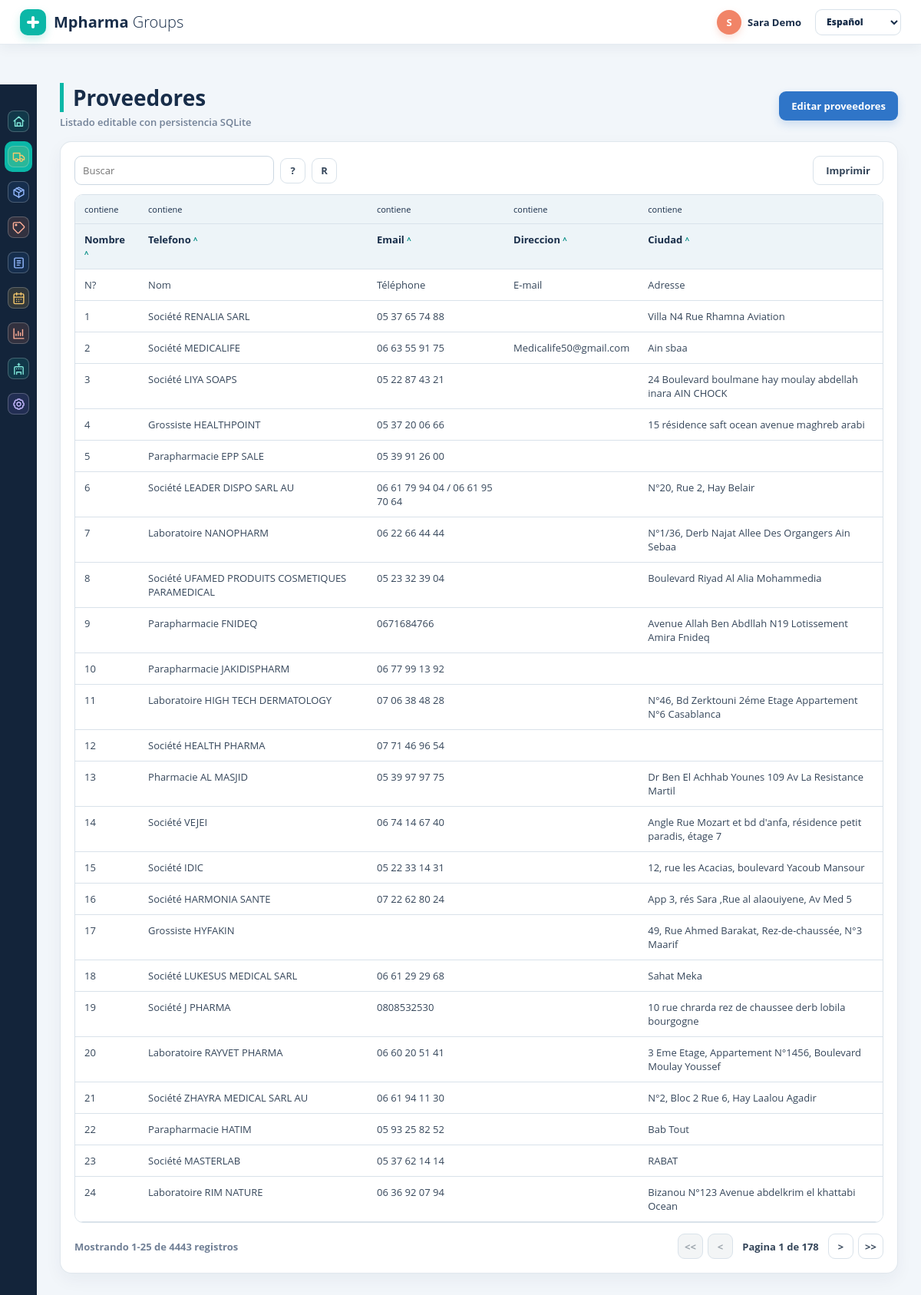
Screenshot of /suppliers (signed in) with the database file from the repository.
### tables this page shows
CREATE TABLE suppliers (
            id INTEGER PRIMARY KEY AUTOINCREMENT,
            name TEXT NOT NULL,
            phone TEXT NOT NULL DEFAULT '',
            email TEXT NOT NULL DEFAULT '',
            address TEXT NOT NULL DEFAULT '',
            city TEXT NOT NULL DEFAULT ''
        );

### demo_site/app.py (the view)
    @app.route("/suppliers", methods=["GET", "POST"])
    @login_required
    def suppliers() -> object:
        return table_response("suppliers")

### demo_site/app.py (called while the page is built)
def current_edit_url() -> str:
    args = request.args.to_dict(flat=True)
    args["edit"] = "1"
    query = urlencode(args)
    return f"{request.path}?{query}"

def format_bytes(size: int) -> str:
    units = ("B", "KB", "MB", "GB")
    value = float(size)
    unit = units[0]
    for unit in units:
        if value < 1024 or unit == units[-1]:
            break
        value /= 1024
    if value.is_integer():
        return f"{int(value)} {unit}"
    return f"{value:.1f} {unit}"

### demo_site/auth.py (called while the page is built)
def is_admin_user(user: Mapping[str, object] | None) -> bool:
    if not user:
        return False
    return bool(user.get("is_admin")) or str(user.get("role", "")).lower() in {
        "admin",
        "administrador",
        "administradora",
    }

def can_edit_table(user: Mapping[str, object] | None, table_key: str) -> bool:
    return is_admin_user(user) or table_key == "purchaseorders"

def visible_nav_items(user: Mapping[str, object] | None, nav_items: tuple) -> tuple:
    return nav_items

### demo_site/storage.py (called while the page is built)
def get_database_path() -> Path:
    configured = current_app.config.get("DATABASE")
    if configured:
        return Path(configured)
    return Path(current_app.root_path).parent / "data" / "nova_groups.sqlite3"

def get_db() -> sqlite3.Connection:
    if "db" not in g:
        path = get_database_path()
        path.parent.mkdir(parents=True, exist_ok=True)
        database_uri = "file:" + path.resolve().as_posix() + "?mode=rwc&nolock=1"
        connection = sqlite3.connect(database_uri, uri=True)
        connection.execute("PRAGMA journal_mode=OFF")
        connection.execute("PRAGMA synchronous=OFF")
        connection.row_factory = sqlite3.Row
        g.db = connection
    return g.db

def validate_table_key(table_key: str) -> None:
    if table_key not in EDITABLE_TABLE_KEYS:
        raise ValueError(f"Unsupported editable table: {table_key}")

def get_table_name(table_key: str) -> str:
    validate_table_key(table_key)
    return TABLE_NAME_MAP[table_key]

def get_visible_fields(table_key: str) -> tuple[str, ...]:
    validate_table_key(table_key)
    return tuple(key for key, _label in TABLES[table_key]["columns"])

def get_extra_fields(table_key: str) -> tuple[str, ...]:
    validate_table_key(table_key)
    return EXTRA_FIELDS.get(table_key, ())

def get_record_fields(table_key: str) -> tuple[str, ...]:
    return get_visible_fields(table_key) + get_extra_fields(table_key)

### demo_site/templates/table_page.html (shortened to what this page needs)
{% extends "base.html" %}
{% import "macros.html" as ui %}
{% block content %}
{% set action_url = url_for(table.create_endpoint) if table.create_endpoint else None %}
{% set edit_action_label = "Ver listado" if edit_mode else "Editar " ~ table.title|lower %}
{% set edit_action_url = list_url if edit_mode else edit_url %}
{{ ui.page_header(
  table.title,
  "Listado editable con persistencia SQLite",
  edit_action_label if can_edit else None,
  edit_action_url if can_edit else None,
  "Crear" if action_url and not edit_mode and can_edit else None,
  action_url if action_url and not edit_mode else None
) }}
{% if edit_mode %}
  <section class="block">
    <form class="bulk-upload bulk-upload-form" method="post" action="{{ list_url }}" enctype="multipart/form-data">
      <a class="btn btn-white" href="{{ url_for('table_import_template', table_key=table_key) }}">Plantilla Excel</a>
      <input class="input file-input" type="file" name="excel_file" accept=".xlsx,.xlsm">
      <button class="btn btn-white" type="submit" name="bulk_action" value="import_excel">Cargar Excel</button>
      <span class="bulk-upload__hint">Max. {{ upload_limit_label }}</span>
    </form>
    <form class="records-edit-form records-edit-form-{{ table_key }}" method="post" action="{{ edit_form_url }}">
      <div class="edit-toolbar">
        <button class="btn btn-white" type="button" data-select-toggle>Seleccionar todo</button>
        <button class="btn btn-danger" type="submit" name="row_action" value="delete_selected">Eliminar seleccionados</button>
      </div>
      <div class="table-wrap">
        <table class="data-table editable-table records-edit-table">
          <thead>
            <tr>
              <th class="select-col"></th>
              {% for key, label in table.columns %}
                <th>{{ label }}</th>
              {% endfor %}
            </tr>
          </thead>
          <tbody>
            {% for row in rows %}
              <tr>
                <input type="hidden" name="record_id" value="{{ row.id }}">
                <td class="row-select-cell">
                  <input class="row-select-checkbox" type="checkbox" name="selected_record_id" value="{{ row.id }}" aria-label="Seleccionar fila {{ loop.index }}">
                </td>
                {% for field in hidden_fields %}
                  <input type="hidden" name="record_{{ row.id }}_{{ field }}" value="{{ row.get(field, '') }}">
                {% endfor %}
                {% for key, label in table.columns %}
                  <td>
                    {% set suggestion_list = none %}
                    {% if table_key == "suppliers" and key == "name" %}
                      {% set suggestion_list = "supplier-name-options" %}
                    {% elif table_key == "products" and key == "supplier" %}
                      {% set suggestion_list = "product-supplier-options" %}
                    {% elif table_key == "products" and key == "name" %}
                      {% set suggestion_list = "product-name-options" %}
                    {% endif %}
                    {% if key in ['date', 'deadline', 'updated', 'birthdate'] %}
                      {{ ui.date_control("record_" ~ row.id ~ "_" ~ key, row.get(key, '')) }}
                    {% else %}
                      <input class="input" type="text" name="record_{{ row.id }}_{{ key }}" value="{{ row.get(key, '') }}"{% if suggestion_list %} list="{{ suggestion_list }}" autocomplete="off"{% endif %}>
                    {% endif %}
                  </td>
                {% endfor %}
              </tr>
            {% endfor %}
            <tr class="new-row">
              <td class="row-select-cell"></td>
              {% for key, label in table.columns %}
                <td>
                  {% set suggestion_list = none %}
                  {% if table_key == "suppliers" and key == "name" %}
                    {% set suggestion_list = "supplier-name-options" %}
                  {% elif table_key == "products" and key == "supplier" %}
                    {% set suggestion_list = "product-supplier-options" %}
                  {% elif table_key == "products" and key == "name" %}
                    {% set suggestion_list = "product-name-options" %}
                  {% endif %}
                  {% if key in ['date', 'deadline', 'updated', 'birthdate'] %}
                    {{ ui.date_control("new_" ~ key) }}
                  {% else %}
                    <input class="input" type="text" name="new_{{ key }}" placeholder="{{ 'Nuevo registro' if loop.first else label }}"{% if suggestion_list %} list="{{ suggestion_list }}" autocomplete="off"{% endif %}>
                  {% endif %}
                </td>
              {% endfor %}
              {% for field in hidden_fields %}
                <input type="hidden" name="new_{{ field }}" value="{{ '1' if archived else '0' }}">
              {% endfor %}
            </tr>
          </tbody>
        </table>
      </div>
      <div class="form-actions">
        <a class="btn btn-white" href="{{ list_url }}">Cancelar</a>
        <button class="btn btn-blue" type="submit">Guardar cambios</button>
      </div>
    </form>
    {% if table_key == "suppliers" %}
      <datalist id="supplier-name-options">
        {% for suggestion in supplier_suggestions %}
          <option value="{{ suggestion }}"></option>
        {% endfor %}
      </datalist>
    {% elif table_key == "products" %}
      <datalist id="product-supplier-options">
        {% for suggestion in supplier_suggestions %}
          <option value="{{ suggestion }}"></option>
        {% endfor %}
      </datalist>
      <datalist id="product-name-options">
        {% for suggestion in product_suggestions %}
          <option value="{{ suggestion }}"></option>
        {% endfor %}
      </datalist>
    {% endif %}
    {{ ui.pagination_controls(pagination) }}
  </section>
{% else %}
  {{ ui.render_table(table, rows, table_key, q, can_edit, pagination) }}
{% endif %}
{% endblock %}

### demo_site/templates/macros.html (shortened to what this page needs)
{% macro icon(name) -%}
  <span class="nav-icon nav-icon-{{ name }}" aria-hidden="true">
    <svg viewBox="0 0 24 24" fill="none" stroke="currentColor" stroke-width="2" stroke-linecap="round" stroke-linejoin="round">
      {% if name == "home" %}
        <path d="m3 11 9-8 9 8"></path>
        <path d="M5 10v10h14V10"></path>
        <path d="M9 20v-6h6v6"></path>
      {% elif name == "truck" %}
        <path d="M10 17h4V5H2v12h3"></path>
        <path d="M14 9h4l4 4v4h-3"></path>
        <circle cx="7.5" cy="17.5" r="2.5"></circle>
        <circle cx="16.5" cy="17.5" r="2.5"></circle>
      {% elif name == "box" %}
        <path d="m7.5 4.3 9 5.2"></path>
        <path d="M21 8 12 3 3 8v8l9 5 9-5Z"></path>
        <path d="m3.3 7.7 8.7 5 8.7-5"></path>
        <path d="M12 22V12.7"></path>
      {% elif name == "tag" %}
        <path d="M12.6 2.6H4a2 2 0 0 0-2 2v8.6a2 2 0 0 0 .6 1.4l6.8 6.8a2 2 0 0 0 2.8 0l9.2-9.2a2 2 0 0 0 0-2.8l-6.8-6.8a2 2 0 0 0-1.4-.6Z"></path>
        <circle cx="7" cy="7" r="1.2"></circle>
      {% elif name == "file" %}
        <rect width="16" height="18" x="4" y="3" rx="2"></rect>
        <path d="M9 8h6"></path>
        <path d="M9 12h6"></path>
        <path d="M9 16h4"></path>
      {% elif name == "calendar" %}
        <path d="M8 2v4"></path>
        <path d="M16 2v4"></path>
        <rect width="18" height="18" x="3" y="4" rx="2"></rect>
        <path d="M3 10h18"></path>
        <path d="M8 14h.01"></path>
        <path d="M12 14h.01"></path>
        <path d="M16 14h.01"></path>
        <path d="M8 18h.01"></path>
        <path d="M12 18h.01"></path>
      {% elif name == "chart" %}
        <path d="M3 3v18h18"></path>
        <path d="M7 16v-3"></path>
        <path d="M11 16V8"></path>
        <path d="M15 16v-5"></path>
        <path d="M19 16V5"></path>
      {% elif name == "users" %}
        <path d="M12 6V2"></path>
        <path d="M10 4h4"></path>
        <path d="M4 22V10a2 2 0 0 1 2-2h12a2 2 0 0 1 2 2v12"></path>
        <path d="M8 22v-4h8v4"></path>
        <path d="M8 12h.01"></path>
        <path d="M12 12h.01"></path>
        <path d="M16 12h.01"></path>
      {% elif name == "gear" %}
        <path d="M12 15.5a3.5 3.5 0 1 0 0-7 3.5 3.5 0 0 0 0 7Z"></path>
        <path d="M19.4 15a1.7 1.7 0 0 0 .3 1.9l.1.1-2.8 2.8-.1-.1a1.7 1.7 0 0 0-1.9-.3 1.7 1.7 0 0 0-1 1.6v.2h-4V21a1.7 1.7 0 0 0-1-1.6 1.7 1.7 0 0 0-1.9.3l-.1.1L4.2 17l.1-.1a1.7 1.7 0 0 0 .3-1.9A1.7 1.7 0 0 0 3 14H2.8v-4H3a1.7 1.7 0 0 0 1.6-1 1.7 1.7 0 0 0-.3-1.9L4.2 7 7 4.2l.1.1A1.7 1.7 0 0 0 9 4.6a1.7 1.7 0 0 0 1-1.6v-.2h4V3a1.7 1.7 0 0 0 1 1.6 1.7 1.7 0 0 0 1.9-.3l.1-.1L19.8 7l-.1.1a1.7 1.7 0 0 0-.3 1.9 1.7 1.7 0 0 0 1.6 1h.2v4H21a1.7 1.7 0 0 0-1.6 1Z"></path>
      {% endif %}
    </svg>
  </span>
{%- endmacro %}
{% macro page_header(title, subtitle=None, action_label=None, action_url=None, secondary_label=None, secondary_url=None) -%}
<div class="page-header">
  <div>
    <h1>{{ title }}</h1>
    {% if subtitle %}<p>{{ subtitle }}</p>{% endif %}
  </div>
  {% if (action_label and action_url) or (secondary_label and secondary_url) %}
    <div class="page-actions">
      {% if action_label and action_url %}
        <a class="btn btn-blue" href="{{ action_url }}">{{ action_label }}</a>
      {% endif %}
    </div>
  {% endif %}
</div>
{%- endmacro %}
{% macro pagination_controls(pagination) -%}
<div class="pagination" aria-label="Paginacion">
  <span>
    {% if pagination.total %}
      Mostrando {{ pagination.start }}-{{ pagination.end }} de {{ pagination.total }} registros
    {% else %}
      0 registros
    {% endif %}
  </span>
  <div class="pagination-actions">
    {% if pagination.has_prev %}
      <a class="tool-btn" href="{{ pagination.first_url }}" title="Primera pagina">&lt;&lt;</a>
      <a class="tool-btn" href="{{ pagination.prev_url }}" title="Pagina anterior">&lt;</a>
    {% else %}
      <span class="tool-btn disabled" aria-disabled="true" title="Primera pagina">&lt;&lt;</span>
      <span class="tool-btn disabled" aria-disabled="true" title="Pagina anterior">&lt;</span>
    {% endif %}
    <span class="pagination-current">Pagina {{ pagination.page }} de {{ pagination.total_pages }}</span>
    {% if pagination.has_next %}
      <a class="tool-btn" href="{{ pagination.next_url }}" title="Pagina siguiente">&gt;</a>
      <a class="tool-btn" href="{{ pagination.last_url }}" title="Ultima pagina">&gt;&gt;</a>
    {% else %}
      <span class="tool-btn disabled" aria-disabled="true" title="Pagina siguiente">&gt;</span>
      <span class="tool-btn disabled" aria-disabled="true" title="Ultima pagina">&gt;&gt;</span>
    {% endif %}
  </div>
</div>
{%- endmacro %}
{% macro render_table(table, rows, table_key, q="", can_edit=false, pagination=None) -%}
{% set has_row_actions = can_edit and table_key in ["contacts", "purchaseorders"] %}
<section class="block">
  <div class="block-toolbar">
    <form class="search-form" method="get">
      <input class="input input-search" type="search" name="q" value="{{ q }}" placeholder="Buscar">
      <button class="tool-btn" type="submit" title="Buscar">?</button>
      <a class="tool-btn" href="{{ request.path }}" title="Recargar">R</a>
    </form>
    <a class="btn btn-white" href="javascript:window.print()">Imprimir</a>
  </div>
  <div class="table-wrap">
    <table class="data-table">
      <thead>
        <tr class="filter-row">
          {% for key, label in table.columns %}
            <th><span>contiene</span></th>
          {% endfor %}
        </tr>
        <tr>
          {% for key, label in table.columns %}
            {% set direction = "desc" if request.args.get("sort") == key and request.args.get("direction") != "desc" else "asc" %}
            <th>
              <a href="{{ request.path }}?q={{ q }}&sort={{ key }}&direction={{ direction }}">
                {{ label }} <span class="sort-mark">^</span>
              </a>
            </th>
          {% endfor %}
        </tr>
      </thead>
      <tbody>
        {% for row in rows %}
          <tr>
            {% for key, label in table.columns %}
              {% if table_key == "purchaseorders" and key == "number" %}
                <td><a class="row-action" href="{{ request.path }}?selected_order={{ row.get(key) }}">{{ row.get(key) }}</a></td>
              {% elif key in ["date", "deadline", "updated", "birthdate"] %}
                <td>{{ row.get(key)|date_display }}</td>
              {% else %}
                <td>{{ row.get(key) }}</td>
              {% endif %}
            {% endfor %}
          </tr>
        {% else %}
          <tr><td colspan="{{ table.columns|length + (1 if has_row_actions else 0) }}" class="empty">Sin resultados</td></tr>
        {% endfor %}
      </tbody>
    </table>
  </div>
  {% if pagination %}{{ pagination_controls(pagination) }}{% endif %}
</section>
{%- endmacro %}

### rows the page displays
suppliers: get "N?" "Nom" "Téléphone" "E-mail" "Adresse"
suppliers: get "1" "Société RENALIA SARL" "05 37 65 74 88" "Villa N4 Rue Rhamna Aviation"
suppliers: get "2" "Société MEDICALIFE" "06 63 55 91 75" "Medicalife50@gmail.com" "Ain sbaa"
suppliers: get "3" "Société LIYA SOAPS" "05 22 87 43 21" "24 Boulevard boulmane hay moulay abdellah inara AIN CHOCK"
suppliers: get "4" "Grossiste HEALTHPOINT" "05 37 20 06 66" "15 résidence saft ocean avenue maghreb arabi"
suppliers: get "5" "Parapharmacie EPP SALE" "05 39 91 26 00"
suppliers: get "6" "Société LEADER DISPO SARL AU" "06 61 79 94 04 / 06 61 95 70 64" "N°20, Rue 2, Hay Belair"
suppliers: get "7" "Laboratoire NANOPHARM" "06 22 66 44 44" "N°1/36, Derb Najat Allee Des Organgers Ain Sebaa"
suppliers: get "8" "Société UFAMED PRODUITS COSMETIQUES PARAMEDICAL" "05 23 32 39 04" "Boulevard Riyad Al Alia Mohammedia"
suppliers: get "9" "Parapharmacie FNIDEQ" "0671684766" "Avenue Allah Ben Abdllah N19 Lotissement Amira Fnideq"
suppliers: get "10" "Parapharmacie JAKIDISPHARM" "06 77 99 13 92"
suppliers: get "11" "Laboratoire HIGH TECH DERMATOLOGY" "07 06 38 48 28" "N°46, Bd Zerktouni 2éme Etage Appartement N°6 Casablanca"
suppliers: get "12" "Société HEALTH PHARMA" "07 71 46 96 54"
suppliers: get "13" "Pharmacie AL MASJID" "05 39 97 97 75" "Dr Ben El Achhab Younes 109 Av La Resistance Martil"
suppliers: get "14" "Société VEJEI" "06 74 14 67 40" "Angle Rue Mozart et bd d'anfa, résidence petit paradis, étage 7"
suppliers: get "15" "Société IDIC" "05 22 33 14 31" "12, rue les Acacias, boulevard Yacoub Mansour"
suppliers: get "16" "Société HARMONIA SANTE" "07 22 62 80 24" "App 3, rés Sara ,Rue al alaouiyene, Av Med 5"
suppliers: get "17" "Grossiste HYFAKIN" "49, Rue Ahmed Barakat, Rez-de-chaussée, N°3 Maarif"
suppliers: get "18" "Société LUKESUS MEDICAL SARL" "06 61 29 29 68" "Sahat Meka"
suppliers: get "19" "Société J PHARMA" "0808532530" "10 rue chrarda rez de chaussee derb lobila bourgogne"
suppliers: get "20" "Laboratoire RAYVET PHARMA" "06 60 20 51 41" "3 Eme Etage, Appartement N°1456, Boulevard Moulay Youssef"
suppliers: get "21" "Société ZHAYRA MEDICAL SARL AU" "06 61 94 11 30" "N°2, Bloc 2 Rue 6, Hay Laalou Agadir"
suppliers: get "22" "Parapharmacie HATIM" "05 93 25 82 52" "Bab Tout"
suppliers: get "23" "Société MASTERLAB" "05 37 62 14 14" "RABAT"
suppliers: get "24" "Laboratoire RIM NATURE" "06 36 92 07 94" "Bizanou N°123 Avenue abdelkrim el khattabi Ocean"

### other values shown
{{ brand.strong }} "Mpharma"
{{ brand.light }} "Groups"
{{ current_user.name[:1] }} "S"
{{ current_user.name }} "Sara Demo"
{{ title }} "Proveedores"
{{ subtitle }} "Listado editable con persistencia SQLite"
{{ action_label }} "Editar proveedores"
{{ label }} "Nombre" "Telefono" "Email" "Direccion" "Ciudad"
{{ pagination.start }} "1"
{{ pagination.end }} "25"
{{ pagination.total }} "4443"
{{ pagination.page }} "1"
{{ pagination.total_pages }} "178"
